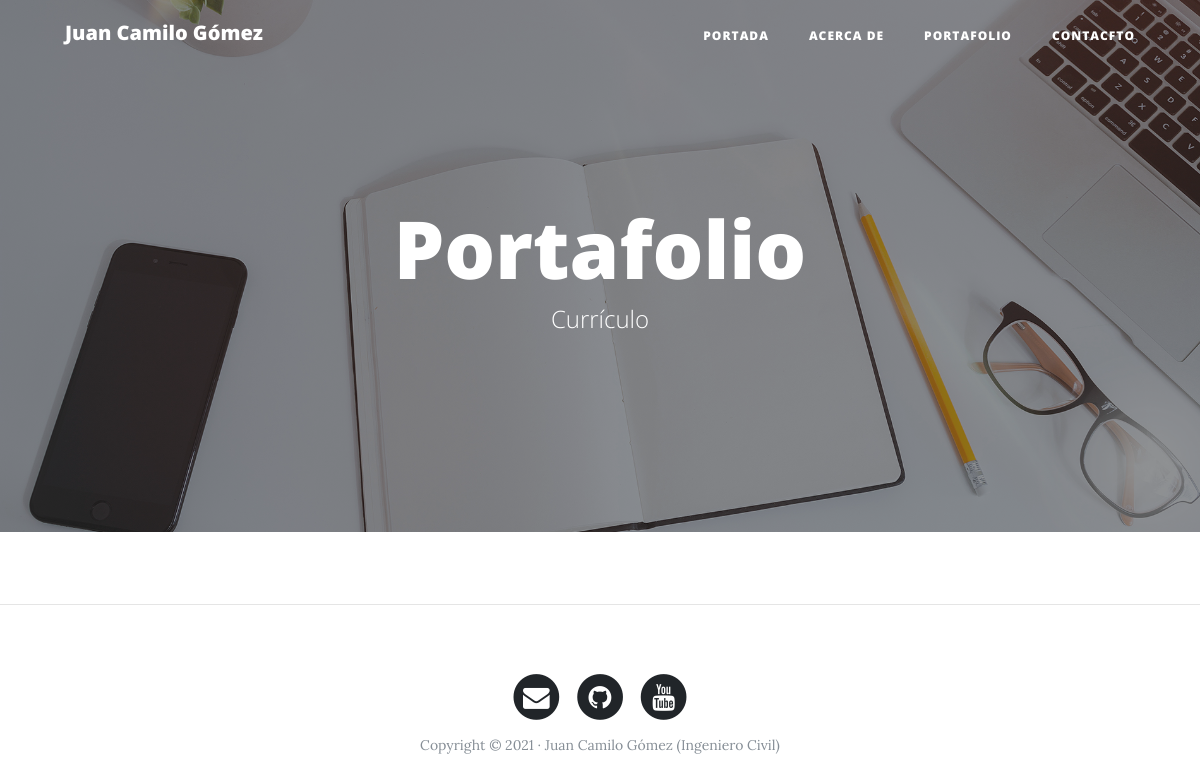
/portfolio/, run on an earlier commit of the app's database.
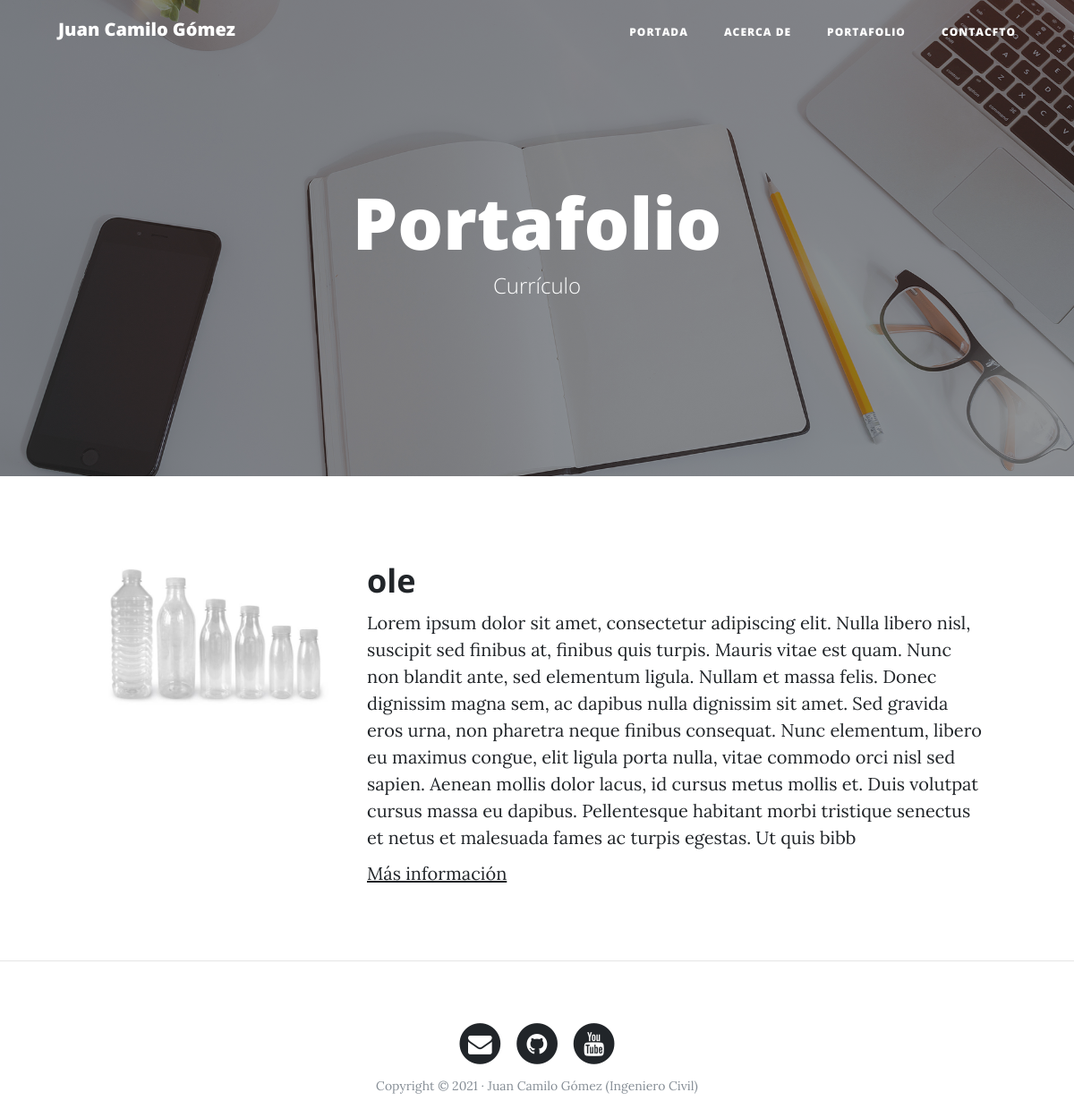
And on a later commit of the database.
### portfolio/models.py (models this page shows, shortened)
class Project(models.Model):
    title = models.CharField(max_length=200, verbose_name="Titulo")
    description = models.TextField(verbose_name="Descripción")
    image = models.ImageField(verbose_name="Imagen", upload_to= 'projects')
    url = models.URLField(verbose_name="Link más información", null=True, blank=True)
    created = models.DateTimeField(auto_now_add=True, verbose_name="Fecha de creación")
    updated = models.DateTimeField(auto_now=True, verbose_name="Fecha de actualización")
    class Meta:
        verbose_name = 'Proyecto'
        verbose_name_plural = 'Proyectos'
        ordering = ['-created']

### portfolio/views.py (the view)
# urls.py: path('portfolio/', portfolio_views.portfolio, name="portfolio"),
def portfolio(request):
    projects = Project.objects.all()
    return render(request, "portfolio/portfolio.html", {'projects':projects})

### portfolio/templates/portfolio/portfolio.html (shortened to what this page needs)
{% extends 'core/base.html' %}
{% load static %}
{% block backgroud %}{% static 'core/img/portfolio-bg.jpg' %}{% endblock backgroud %}
{% block headers %}
<h1>Portafolio</h1>
<span class="subheading">Currículo</span>
{% endblock headers %}
{% block content %}
    {% for project in projects %}
        <div class="row project">
            <div class="col-lg-3 col-md-4 offset-lg-1">
                <img class="img-fluid"
                    src="{{project.image.url}}" alt="">
            </div>
            <div class="col-lg-7 col-md-8">
                <h2 class="section-heading title">{{project.title}}</h2>
                <p>{{project.description}}</p>
                {% if project.url %}
                    <p><a href="{{project.url}}">Más información</a></p>
                {% endif %}
            </div>
        </div>
    {% endfor %}
{% endblock content %}

### core/templates/core/base.html (shortened to what this page needs)
<!DOCTYPE html>
<html lang="es">
    <head>
        {% load static %}
        <link href="{% static 'core/vendor/bootstrap/css/bootstrap.min.css' %}" rel="stylesheet">
        <link href="{% static 'core/vendor/font-awesome/css/font-awesome.min.css' %}" rel="stylesheet" type="text/css">
        <link href="{% static 'core/css/clean-blog.min.css' %}" rel="stylesheet">
    </head>
    <body>
        <nav class="navbar navbar-expand-lg navbar-light fixed-top" id="mainNav">
            <div class="container">
            <a class="navbar-brand" href="{% url 'home' %}">Juan Camilo Gómez</a>
            <div class="collapse navbar-collapse" id="navbarResponsive">
                <ul class="navbar-nav ml-auto">
                <li class="nav-item">
                    <a href="{% url 'home' %}">Portada</a>
                </li>
                <li class="nav-item">
                    <a href="{% url 'about' %}">Acerca de</a>
                </li>
                <li class="nav-item">
                    <a href="{% url 'portfolio' %}">Portafolio</a>
                </li>
                <li class="nav-item">
                    <a href="{% url 'contact' %}">Contacfto</a>
                </li>
                </ul>
            </div>
            </div>
        </nav>
        <header class="masthead" style="background-image: url('{% block backgroud %}{% endblock backgroud %}')">
            <div class="overlay"></div>
            <div class="container">
				<div class="row">
					<div class="col-lg-8 col-md-10 mx-auto">
						<div class="site-heading">
							{% block headers %}{% endblock headers %}
						</div>
					</div>
				</div>
            </div>
        </header>
        {% block content %}{% endblock content %}
		{% if request.path != "/" %}<hr>{% endif %}
        <footer>
            <div class="container">
            <div class="row">
                <div class="col-lg-8 col-md-10 mx-auto">
                <ul class="list-inline text-center">
                    <li class="list-inline-item">
                    <a href="#">
                        <span class="fa-stack fa-lg">
                        <i class="fa fa-circle fa-stack-2x"></i>
                        <i class="fa fa-envelope fa-stack-1x fa-inverse"></i>
                        </span>
                    </a>
                    </li>
                    <li class="list-inline-item">
                    <a href="#">
                        <span class="fa-stack fa-lg">
                        <i class="fa fa-circle fa-stack-2x"></i>
                        <i class="fa fa-github fa-stack-1x fa-inverse"></i>
                        </span>
                    </a>
                    </li>
                    <li class="list-inline-item">
                    <a href="#">
                        <span class="fa-stack fa-lg">
                        <i class="fa fa-circle fa-stack-2x"></i>
                        <i class="fa fa-youtube fa-stack-1x fa-inverse"></i>
                        </span>
                    </a>
                    </li>
                </ul>
                <p class="copyright text-muted">Copyright &copy; 2021 · Juan Camilo Gómez (Ingeniero Civil) </p>
                </div>
            </div>
            </div>
        </footer>
    </body>
</html>

What changed in the data, as far as the page shows it:
added Project: image (picture), title "ole", description "Lorem ipsum dolor sit amet, consectetur adipiscing elit. Nulla libero nisl, suscipit sed finibus at, finibus quis turpis. Mauris vitae est quam. Nunc non blandit ante, sed elementum ligula. Nullam et massa felis. Donec dignissim magna sem, ac dapibus nulla dignissim sit amet. Sed gravida eros urna, non pharetra neque finibus consequat. Nunc elementum, libero eu maximus congue, elit ligula porta nulla, vitae commodo orci nisl sed sapien. Aenean mollis dolor lacus, id cursus metus mollis et. Duis volutpat cursus massa eu dapibus. Pellentesque habitant morbi tristique senectus et netus et malesuada fames ac turpis egestas. Ut quis bibb"
